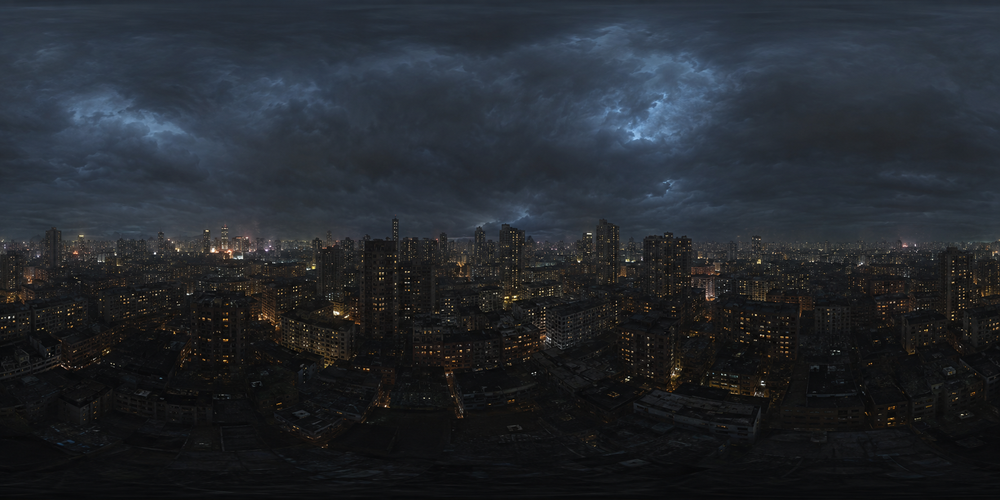
#> input picture rain-alley/assets-src/weather/sky/kowloon-storm.png, 1000 x 500 px, shrunk from 1774 x 887 before the run
$ python convert_sky.py
#> lines starting #> are read from the running program, lines starting #| are printed output that depends on the picture
"""Convert generated sRGB panorama to linear Radiance RGBE; no invented HDR range."""
from pathlib import Path
import numpy as np
from PIL import Image
here=Path(__file__).resolve().parent
im=np.asarray(Image.open(here/'kowloon-storm.png').convert('RGB'),dtype=np.float32)/255
rgb=np.where(im<=.04045,im/12.92,((im+.055)/1.055)**2.4)
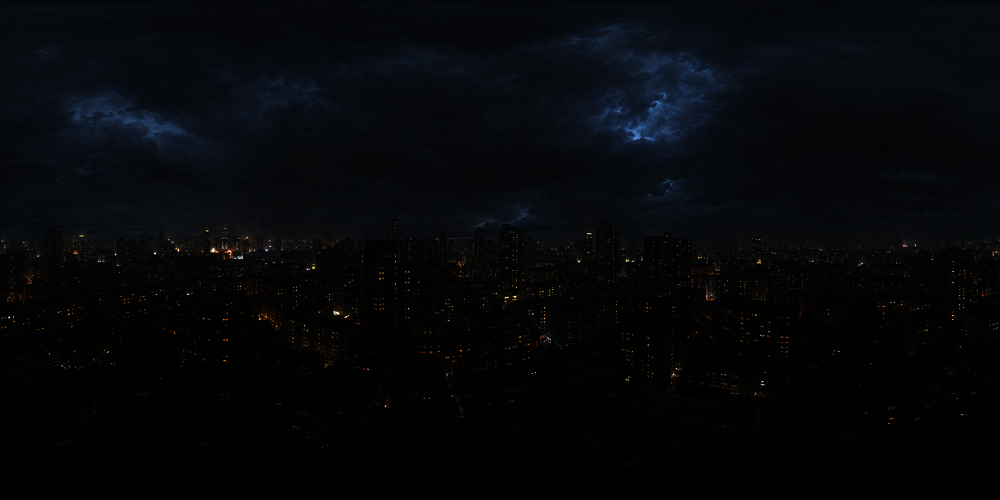
#> rgb: shape (500, 1000, 3) float32; mean R, G, B 0.0221, 0.0279, 0.0381
h,w,_=rgb.shape
#> h = 500; w = 1000
maximum=rgb.max(axis=2); mantissa,exponent=np.frexp(maximum)
#> after `maximum = rgb.max(axis=2)`:
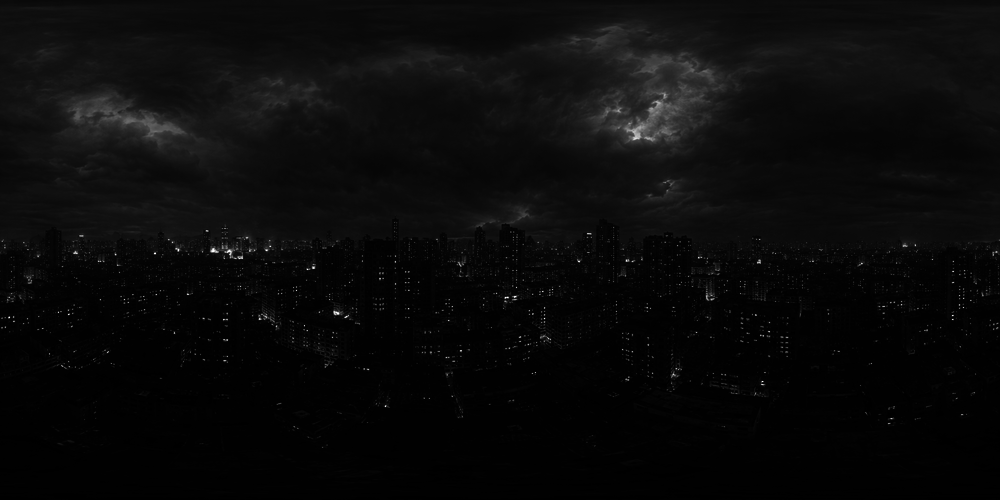
#> maximum: shape (500, 1000) float32; min 0, max 1, mean 0.04
#> after `mantissa, exponent = np.frexp(maximum)`:
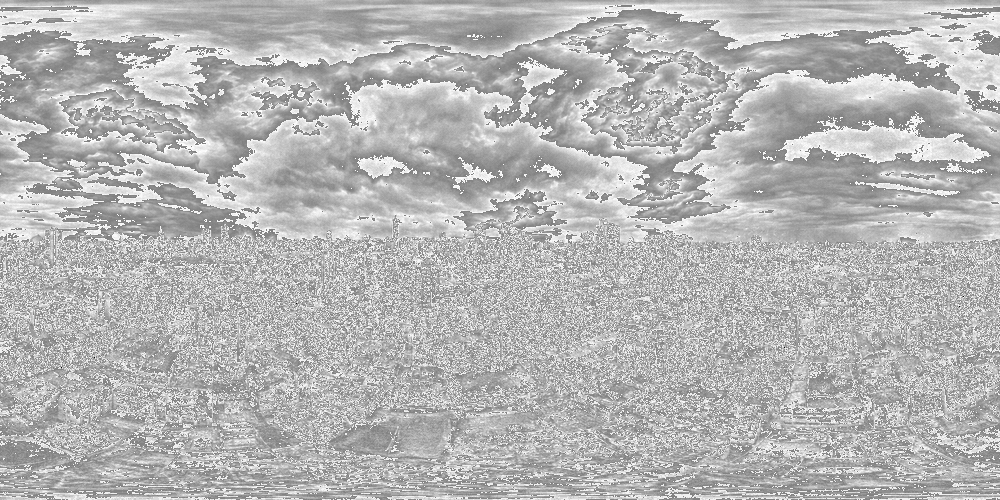
#> mantissa: shape (500, 1000) float32; min 0, max 0.998, mean 0.712
#> after `mantissa, exponent = np.frexp(maximum)`:
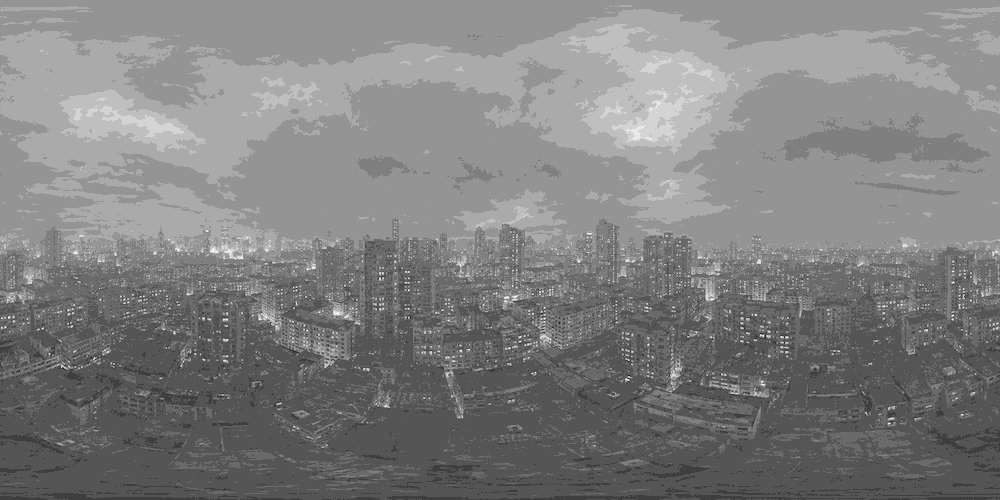
#> exponent: shape (500, 1000) int32; min -11, max 1, mean -4.99; drawn with min black and max white
scale=np.divide(mantissa*256,maximum,out=np.zeros_like(maximum),where=maximum>0)
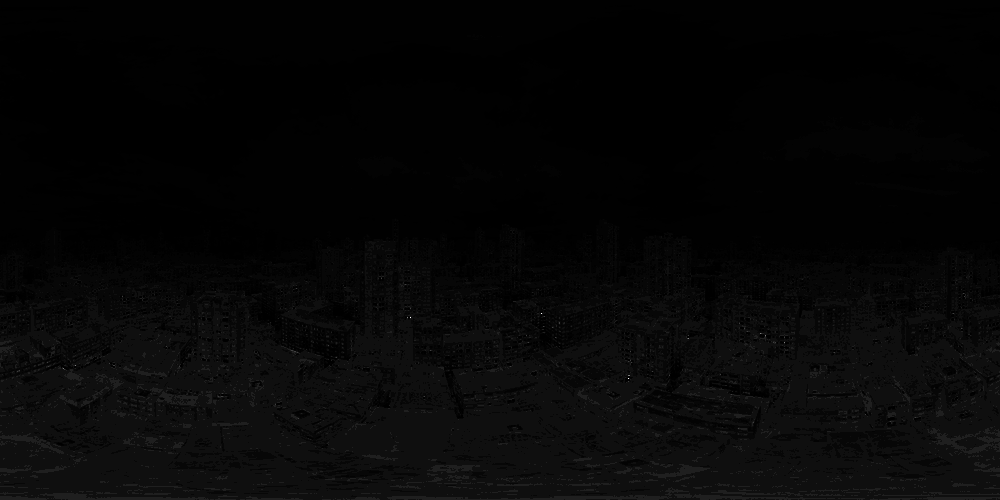
#> scale: shape (500, 1000) float32; min 0, max 524288, mean 14727.4; drawn with min black and max white
rgbe=np.zeros((h,w,4),dtype=np.uint8);rgbe[:,:,:3]=np.minimum(255,rgb*scale[:,:,None]).astype(np.uint8);rgbe[:,:,3]=np.where(maximum>0,exponent+128,0)
#> after `rgbe[:, :, 3] = np.where(maximum > 0, exponent + 128, 0)`:
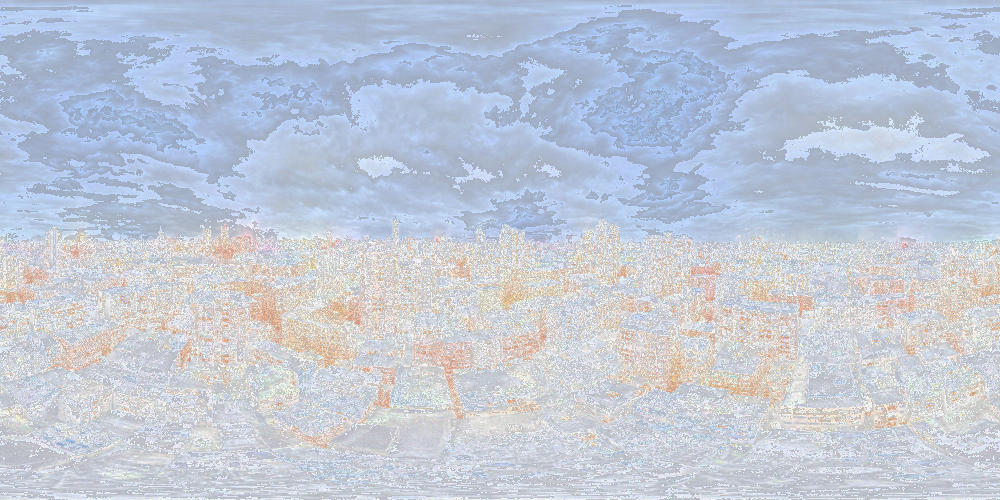
#> rgbe: shape (500, 1000, 4); mean R, G, B, A 127.4, 143.8, 174.1, 123; transparent parts drawn white
out=here.parents[2]/'assets/weather/kowloon-storm.hdr'
with out.open('wb') as f:
 f.write(f'#?RADIANCE\nFORMAT=32-bit_rle_rgbe\n\n-Y {h} +X {w}\n'.encode())
 for row in rgbe:
  f.write(bytes([2,2,w>>8,w&255]))
  for channel in row.T:
   for offset in range(0,w,127):
    values=channel[offset:offset+127];f.write(bytes([len(values)]));f.write(values.tobytes())
print(out, w,h)
#| rain-alley/assets/weather/kowloon-storm.hdr 1000 500
